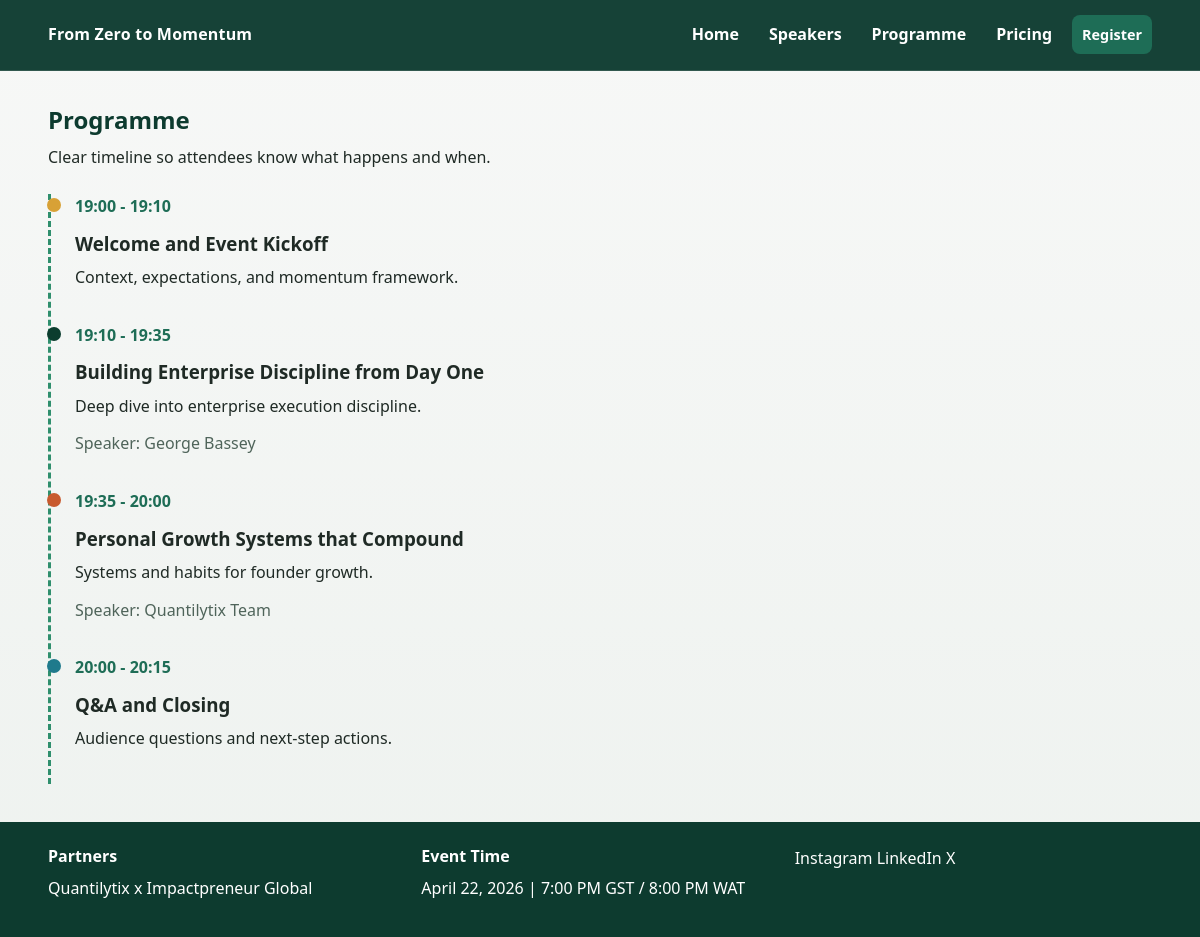
/programme/, run on the app's committed database.
### core/models.py (models this page shows, shortened)
class ProgrammeSession(models.Model):
    SESSION_TYPES = [
        ('welcome', 'Welcome'),
        ('speaker', 'Speaker Session'),
        ('qa', 'Q&A'),
        ('closing', 'Closing'),
    ]
    title = models.CharField(max_length=160)
    description = models.TextField(blank=True)
    start_time = models.DateTimeField()
    end_time = models.DateTimeField()
    speaker = models.ForeignKey(Speaker, null=True, blank=True, on_delete=models.SET_NULL)
    session_type = models.CharField(max_length=20, choices=SESSION_TYPES, default='speaker')
    color_hex = models.CharField(max_length=7, default='#1e5b4f')
    display_order = models.PositiveIntegerField(default=0)
    class Meta:
        ordering = ['start_time', 'display_order']

class Speaker(models.Model):
    name = models.CharField(max_length=120)
    role = models.CharField(max_length=200)
    bio = models.TextField()
    photo_url = models.URLField(blank=True)
    talk_title = models.CharField(max_length=200)
    key_insights = models.TextField(help_text='One insight per line.')
    extra_details = models.TextField(blank=True)
    display_order = models.PositiveIntegerField(default=0)
    class Meta:
        ordering = ['display_order', 'name']

### core/views.py (the view)
# urls.py: path('programme/', views.programme, name='programme'),
def programme(request):
    context = {**global_context(), 'sessions': ProgrammeSession.objects.select_related('speaker')}
    return render(request, 'core/programme.html', context)

### core/views.py (called while the page is built)
def global_context():
    return {
        'event_title': 'From Zero to Momentum: Mastering Personal Development & Entrepreneurship the African Way',
        'event_hosts': 'Quantilytix x Impactpreneur Global',
        'event_datetime': 'April 22, 2026 | 7:00 PM GST / 8:00 PM WAT',
        'event_start_iso': settings.EVENT_START_ISO,
        'sponsors': Sponsor.objects.filter(active=True),
    }

### templates/core/programme.html
{% extends 'base.html' %}
{% block content %}
<section class="container page-head">
    <h1>Programme</h1>
    <p>Clear timeline so attendees know what happens and when.</p>
</section>
<section class="container timeline">
    {% for item in sessions %}
    <article class="timeline-item" style="--session-color: {{ item.color_hex }}">
        <div class="dot"></div>
        <div class="content">
            <p class="time">{{ item.start_time|date:'H:i' }} - {{ item.end_time|date:'H:i' }}</p>
            <h3>{{ item.title }}</h3>
            <p>{{ item.description }}</p>
            {% if item.speaker %}<p class="muted">Speaker: {{ item.speaker.name }}</p>{% endif %}
        </div>
    </article>
    {% empty %}
    <p>Schedule is being finalized. Add sessions from admin.</p>
    {% endfor %}
</section>
{% endblock %}

### static/css/styles.css (style rules this page uses)
:root { --green-900: #0d3b2f; --green-800: #125543; --green-700: #1e6d56; --green-500: #2f8f6d; --green-100: #e7f5ef; --gold-500: #c9a227; --stone-50: #f7f8f7; --stone-100: #eef2ef; --stone-300: #cad4cd; --ink: #1f2a25; --white: #ffffff; --radius: 14px; --shadow: 0 12px 30px rgba(9, 42, 32, 0.12); }
* { box-sizing: border-box; }
html, body { margin: 0; padding: 0; }
body { font-family: "Segoe UI", "Helvetica Neue", Arial, sans-serif; color: var(--ink); background: linear-gradient(180deg, var(--stone-50), var(--stone-100)); line-height: 1.6; }
h1, h2, h3, h4 { margin: 0 0 10px; line-height: 1.25; }
p { margin: 0 0 12px; }
.container { width: min(1120px, 92%); margin: 0 auto; }
.page-head { padding: 34px 0 12px; }
.page-head h1 { color: var(--green-900); }
.muted { color: #4f645a; }
.timeline { margin-bottom: 38px; border-left: 3px dashed var(--green-500); padding-left: 6px; }
.timeline-item { position: relative; padding: 0 0 20px 18px; }
.timeline-item .dot { width: 14px; height: 14px; border-radius: 50%; position: absolute; left: -10px; top: 4px; background: var(--session-color, var(--green-700)); }
.time { color: var(--green-700); font-weight: 700; }

### data on the page
ProgrammeSession: start_time "19:00", end_time "19:10", title "Welcome and Event Kickoff", description "Context, expectations, and momentum framework."
ProgrammeSession: start_time "19:10", end_time "19:35", title "Building Enterprise Discipline from Day One", description "Deep dive into enterprise execution discipline.", speaker.name "George Bassey"
ProgrammeSession: start_time "19:35", end_time "20:00", title "Personal Growth Systems that Compound", description "Systems and habits for founder growth.", speaker.name "Quantilytix Team"
ProgrammeSession: start_time "20:00", end_time "20:15", title "Q&A and Closing", description "Audience questions and next-step actions."

### other printed values
{{ event_hosts }} "Quantilytix x Impactpreneur Global"
{{ event_datetime }} "April 22, 2026 | 7:00 PM GST / 8:00 PM WAT"
